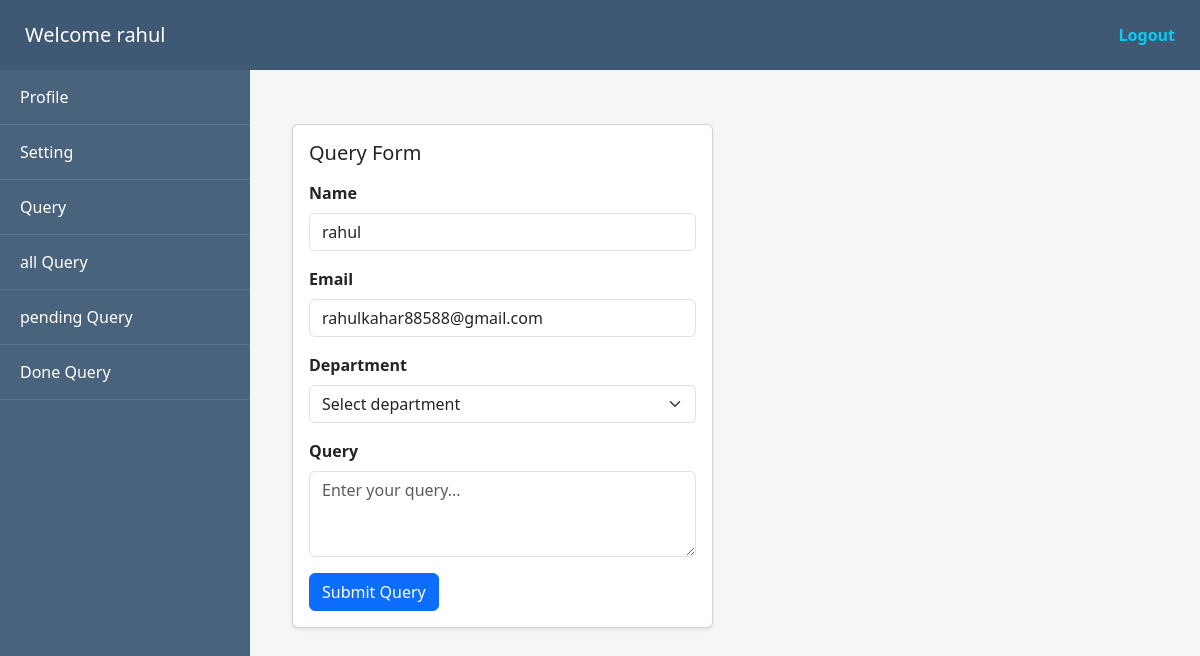
The page /empdashboard/query/ (signed in) on the database its author committed.
### app/models.py (models this page shows)
class Add_Employee(models.Model):
    Name=models.CharField(max_length=40)
    Email=models.EmailField()
    Contact=models.BigIntegerField()
    Image=models.ImageField(upload_to='image')
    Code=models.CharField(max_length=20)
    Dept=models.CharField(max_length=20)

### app/views.py (the view)
# urls.py: path('empdashboard/query/',views.query,name='query'),
def query(req):
   if 'emp_id' in req.session:
      eid = req.session.get('emp_id')
      emp_data = Add_Employee.objects.get(id=eid)
      departments = Department.objects.all()
      return render(req,'empdashboard.html',{'data':emp_data , 'query':True ,'emp_dept':departments })
   return redirect('Login')

### app/templates/empdashboard.html (shortened to what this page needs)
<!DOCTYPE html>
<html>
<head>
    <link href="https://cdn.jsdelivr.net/npm/bootstrap@5.3.2/dist/css/bootstrap.min.css" rel="stylesheet">
</head>
<body>
<div class="topbar">
    <div class="admin-info">
        <h5 class="mb-0">Welcome {{data.Name}}</h5>
    </div>
    <a href="{% url 'logout' %}" class="text-info fw-bold text-decoration-none">
        Logout
    </a>
</div>
<div class="main-layout">
    <div class="sidebar">
        <a href="{% url 'profile' %}">Profile</a>
        <a href="{% url 'setting' %}">Setting</a>
        <a href="{% url 'query' %}">Query</a>
        <a href="{% url 'allquery' %}">all Query</a>
        <a href="{% url 'pendingquery' %}">pending Query</a>
        <a href="{% url 'donequery' %}">Done Query</a>
    </div>
    <div class="content">
       {% if profile %}
      <div class="container">
  <div class="row justify-content-start">
    <div class="col-12 col-sm-10 col-md-6 col-lg-4">
      <form action="" method="post" enctype="multipart/form-data" class="card p-3 shadow-sm mt-3">
          {% csrf_token %}
        <div class="text-center mb-2">
            <img src="{{ data.Image.url }}"
               class="rounded-circle border img-fluid"
               style="max-height:100px; width:100px;">
        </div>
        <div class="mb-2">
          <label class="form-label small fw-semibold text-dark">Employee ID</label>
          <input type="text" name="code" value="{{ data.Code }}" class="form-control form-control-sm" readonly>
        </div>
        <div class="mb-2">
          <label class="form-label small fw-semibold text-dark">Name</label>
          <input type="text" name="name" value="{{ data.Name }}" class="form-control form-control-sm" readonly>
        </div>
        <div class="mb-2">
          <label class="form-label small fw-semibold text-dark">Email</label>
          <input type="email" name="email" value="{{ data.Email }}" class="form-control form-control-sm" readonly>
        </div>
        <div class="mb-2">
            <label class="form-label small fw-semibold text-dark">Contact</label>
            <input type="text" name="contact" value="{{ data.Contact }}" class="form-control form-control-sm" readonly>
        </div>
        <div class="mb-2">
          <label class="form-label small fw-semibold text-dark">Department</label>
          <input type="text" name="dept" value="{{ data.Dept }}" class="form-control form-control-sm" readonly>
        </div>
    </form>
    </div>
</div>
</div>
      {% elif query %}
      <div class="container mt-4">
  <div class="row">
    <div class="col-12 col-md-8 col-lg-6">
      <div class="card shadow-sm">
        <div class="card-body">
          <h5 class="mb-3">Query Form</h5>
          <form action="{% url 'querydata' %}" method="post">
            <div class="mb-3">
              <label class="form-label fw-semibold">Name</label>
              <input type="text"
                     name="name"
                     class="form-control"
                     value="{{ data.Name }}"
                     readonly>
            </div>
            <div class="mb-3">
              <label class="form-label fw-semibold">Email</label>
              <input type="text"
                     name="email"
                     class="form-control"
                     value="{{ data.Email }}"
                     readonly>
            </div>
            <div class="mb-3">
              <label class="form-label fw-semibold">Department</label>
              <select name="department" class="form-select">
                <option value="">Select department</option>
              </select>
            </div>
            <div class="mb-3">
              <label class="form-label fw-semibold">Query</label>
              <textarea name="query"
                        class="form-control"
                        rows="3"
                        placeholder="Enter your query..."></textarea>
            </div>
            <button type="submit" class="btn btn-primary">
              Submit Query
            </button>
          </form>
        </div>
      </div>
    </div>
  </div>
</div>
      {% endif %}
    </div>
</div>
</body>
</html>

### app/templates/empdashboard.html (style rules this page uses)
body { overflow:hidden; }
.topbar { height:70px; background:#3f5873; color:white; display:flex; justify-content:space-between; align-items:center; padding:0 25px; }
.admin-info { display:flex; align-items:center; gap:15px; }
.main-layout { display:flex; height:calc(100vh - 70px); }
.sidebar { width:250px; background:#4a637d; }
.sidebar a { display:block; color:white; padding:15px 20px; text-decoration:none; border-bottom:1px solid rgba(255,255,255,0.1); }
.content { flex:1; background:#f5f6f8; padding:30px; overflow:auto; }

### rows shown on the page
Add_Employee: Name "rahul", name "rahul", email "rahulkahar88588@gmail.com"
